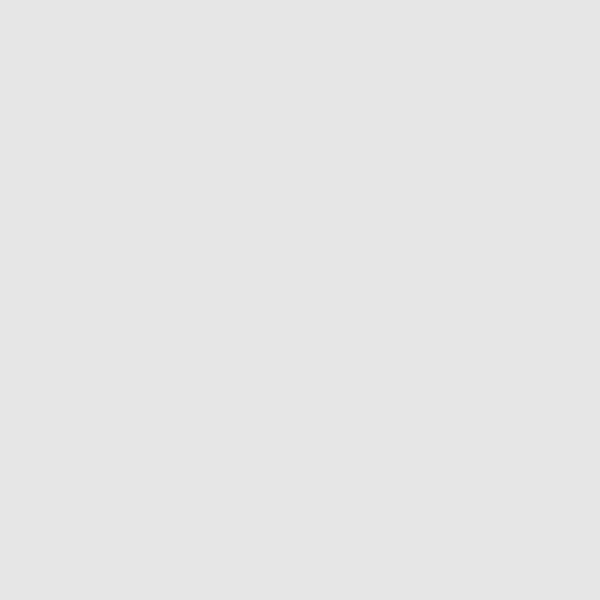
Frame 1 (no input)
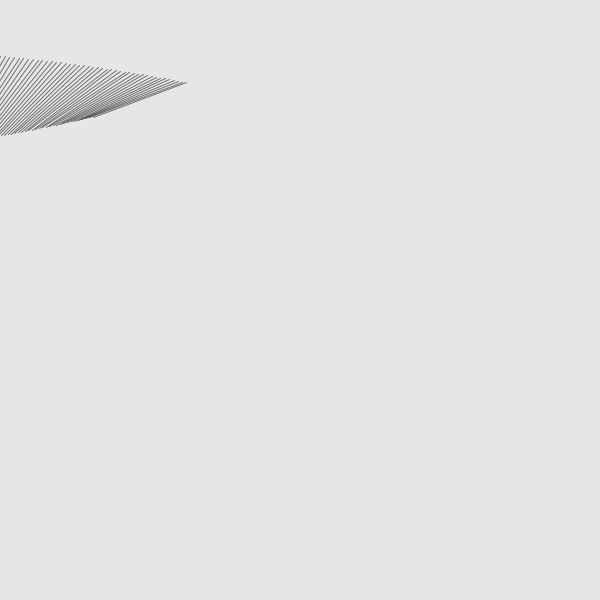
Frame 60 (the mouse pressed at the canvas centre just before this capture)
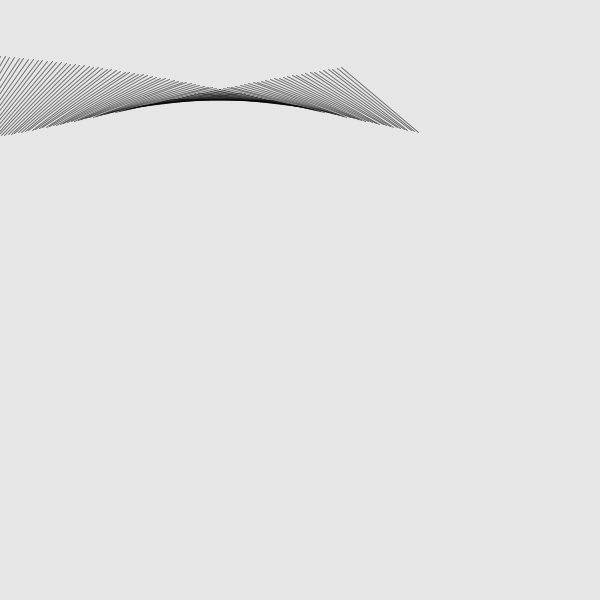
Frame 120 (the mouse held since frame 60 and released just before this capture)

The Processing sketch that drew these frames (run headless with seeded random() and noise(); from frame 60 on, the mouse is pressed at the canvas centre):

// Processing sketch: Question_14_Solution
// ── Question_14_Solution.pde
float x = -100; 
float y = 100;

void setup() {
  size(600, 600);
  background(230);
  rectMode(CENTER);
}

void draw() {

  x = x+4;
  pushMatrix();
  translate(x, y);
  rotate(radians(frameCount + y));
  stroke(0, 130);
  line(-50, 0, 50, 0);

  popMatrix();



  if (x > width) {
    y= y+height/10;
    x =0;
  }
}
